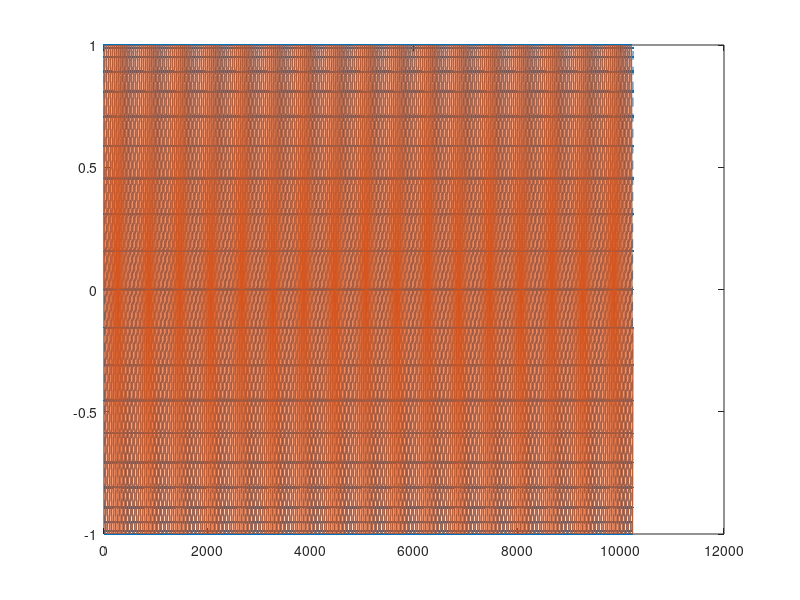
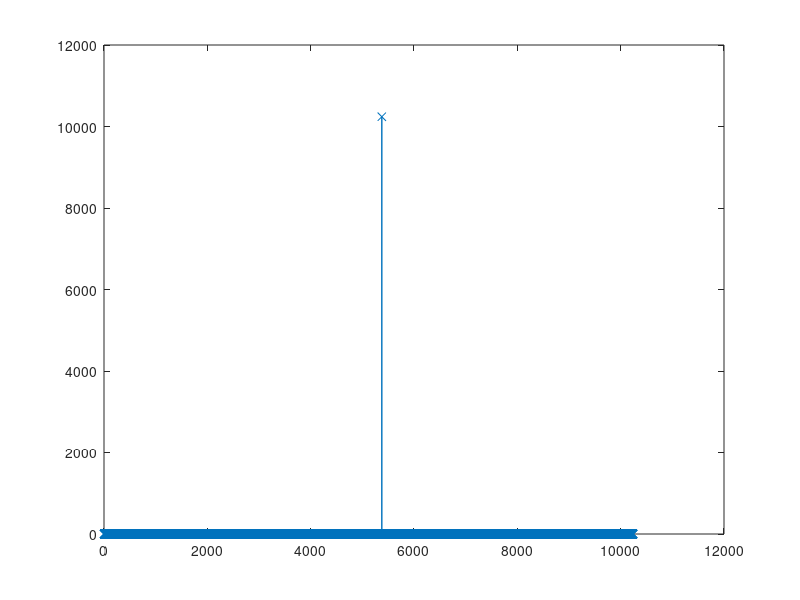

Reproduce these figures in MATLAB, in order.
close all;
clear all;
clc;

fileName = "singleTone.txt";
Fs = 30.72e6/2;
Fc = 0.384e6;
L = 10240;
t = 1/Fs*(0:L-1);

%%
signal = exp(1i*2*pi*Fc*t); 

% signal1 = zeros(1, L*2);
% 
% for i = 1:length(signal)
%     signal1(1, 2*i-1) = signal(1, i);
%     signal1(1, 2*i) = signal(1, i);
% end
% signal = signal1;
% 
% Fc2 = Fs/2+1e5;
% disturb = exp(1i*2*pi*Fc2*t);
% 
% figure;
% plot(real(disturb), '.r'); hold on
% plot(imag(disturb),'-xb');
% 
% signal = signal + real(disturb); 


figure;
plot(real(signal), '--.'); hold on
plot(imag(signal));

figure;
plot(abs(fftshift(fft(signal))), '-x');

%%
if 1
% Convert the complex waveform to fixed-point 16-bit and then to hexadecimal
I_fixed = int16(real(signal) * 32767);
Q_fixed = int16(imag(signal) * 32767);

I_hex = dec2hex(typecast(I_fixed, 'uint16'), 4); % Convert to 16-bit hex
Q_hex = dec2hex(typecast(Q_fixed, 'uint16'), 4); % Convert to 16-bit hex

% Combine the hex strings into the desired format
hexStrings = strcat('0x', I_hex, Q_hex);

% Save to a text file
fileID = fopen(fileName, 'w');
for i = 1:length(hexStrings)
    fprintf(fileID, '%s,\n', hexStrings(i, :));
end
fclose(fileID);

end

if 0
fileName = "Test1.bin";
fid = fopen(fileName, 'wb');
% Check if the file opened successfully
if fid == -1
    error('Failed to open file for writing');
end

% Write the int16 data to the file
IQ_fixed = zeros(1, length(I_fixed));
for index = 1:length(I_fixed)
    IQ_fixed(1, 2*index-1) = I_fixed(1, index);
    IQ_fixed(1, 2*index) = Q_fixed(1, index);    
end

fwrite(fid, IQ_fixed, 'int16');

% Close the file
fclose(fid);
end

